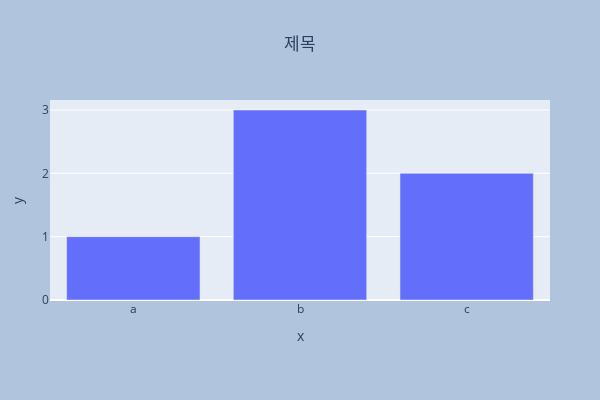

Notebook source saved alongside this figure:
### Code cell
fig = px.bar(x=["a", "b", "c"], y=[1, 3, 2], title='제목')
fig.update_layout(
    width=600,
    height=400,
    margin_l=50, # left
    margin_r=50, # right
    margin_b=100, # bottom
    margin_t=100, # top
    paper_bgcolor="LightSteelBlue",
)
fig.show() # 가장 바깥의 사각형 자체가 figure임, trace는 그래프

### Figure 1 — Plotly figure (JSON) as saved in the notebook; plotly's stock layout.template omitted (floating-point values rounded to 4 significant figures)
{"data": [{"alignmentgroup": "True", "hovertemplate": "x=%{x}<br>y=%{y}<extra></extra>", "legendgroup": "", "marker": {"color": "#636efa", "pattern": {"shape": ""}}, "name": "", "offsetgroup": "", "orientation": "v", "showlegend": false, "textposition": "auto", "type": "bar", "x": ["a", "b", "c"], "xaxis": "x", "y": [1, 3, 2], "yaxis": "y"}], "layout": {"barmode": "relative", "height": 400, "legend": {"tracegroupgap": 0}, "margin": {"b": 100, "l": 50, "r": 50, "t": 100}, "paper_bgcolor": "LightSteelBlue", "title": {"text": "제목", "x": 0.5}, "width": 600, "xaxis": {"anchor": "y", "domain": [0, 1], "title": {"text": "x"}}, "yaxis": {"anchor": "x", "domain": [0, 1], "title": {"text": "y"}}}}
